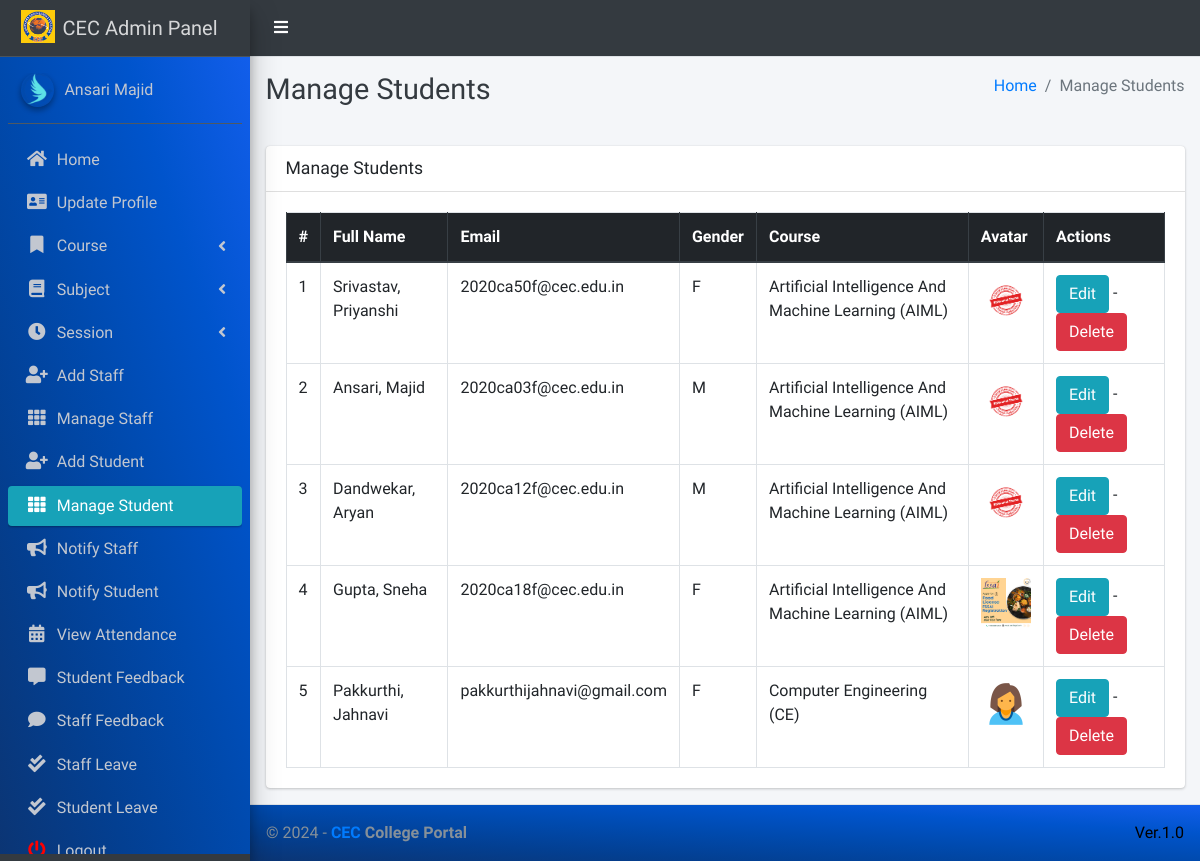
Page /student/manage/ (signed in) on the committed database.
### main_app/models.py (models this page shows, shortened)
class CustomUser(AbstractUser):
    USER_TYPE = ((1, "HOD"), (2, "Staff"), (3, "Student"))
    GENDER = [("M", "Male"), ("F", "Female")]
    username = None  # Removed username, using email instead
    email = models.EmailField(unique=True)
    user_type = models.CharField(default=1, choices=USER_TYPE, max_length=1)
    gender = models.CharField(max_length=1, choices=GENDER)
    profile_pic = models.ImageField()
    address = models.TextField()
    fcm_token = models.TextField(default="")  # For firebase notifications
    created_at = models.DateTimeField(auto_now_add=True)
    updated_at = models.DateTimeField(auto_now=True)
    USERNAME_FIELD = "email"
    REQUIRED_FIELDS = []
    objects = CustomUserManager()
    def __str__(self):
        return  self.first_name + " " + self.last_name

class Student(models.Model):
    admin = models.OneToOneField(CustomUser, on_delete=models.CASCADE)
    course = models.ForeignKey(Course, on_delete=models.DO_NOTHING, null=True, blank=False)
    session = models.ForeignKey(Session, on_delete=models.DO_NOTHING, null=True)

class Course(models.Model):
    name = models.CharField(max_length=120)
    created_at = models.DateTimeField(auto_now_add=True)
    updated_at = models.DateTimeField(auto_now=True)

### main_app/hod_views.py (the view)
# urls.py: path("student/manage/", hod_views.manage_student, name='manage_student'),
def manage_student(request):
    students = CustomUser.objects.filter(user_type=3)
    context = {
        'students': students,
        'page_title': 'Manage Students'
    }
    return render(request, "hod_template/manage_student.html", context)

### main_app/templates/hod_template/manage_student.html
{% extends 'main_app/base.html' %}
{% load static %}
{% block page_title %}{{page_title}}{% endblock page_title %}
{% block content %}
<section class="content">
    <div class="container-fluid">
        <div class="row">
            <div class="col-md-12">
                <div class="card">
                    <div class="card-header">
                        <h3 class="card-title">{{page_title}}</h3>
                    </div>
                    <div class="card-body">
                        <table id="example2" class="table table-bordered table-hover">
                            <thead class="thead-dark">
                                <tr>
                                    <th>#</th>
                                    <th>Full Name</th>
                                    <th>Email</th>
                                    <th>Gender</th>
                                    <th>Course</th>
                                    <th>Avatar</th>
                                    <th>Actions</th>
                                </tr>
                            </thead>
                            <tbody>
                                {% for student in students %}
                                <tr>
                                    <td>{{ forloop.counter }}</td>
                                    <td>{{student.last_name}}, {{student.first_name}}</td>
                                    <td>{{student.email}}</td>
                                    <td>{{student.gender}}</td>
                                    <td>{{student.student.course.name}}</td>
                                    <td>
                                        {% if student.profile_pic == ""  %}
                                        No Image
                                        {% else %}
                                        <img class="img img-fluid mb-2" height="56" width="56"
                                            src="{{student.profile_pic}}" alt="">
                                        {% endif %}
                                    </td>
                                    <td><a href="{% url 'edit_student' student.student.id %}" class="btn btn-info">Edit</a> -
                                        <a href="{% url 'delete_student' student.student.id %}" class="btn btn-danger" onclick="return confirm('Are you sure about this ?')">Delete</a>
                                    </td>
                                </tr>
                                {% endfor %}
                            </tbody>
                        </table>
                    </div>
                </div>
            </div>
        </div>
    </div>
</section>
{% endblock content %}

### main_app/templates/main_app/sidebar_template.html (shortened to what this page needs)
{% load static %}
<aside class="main-sidebar sidebar-dark-info elevation-4">
    {% if request.user.user_type == '1' %}
    <a href="{% url 'admin_home' %}" class="brand-link">
        <img src="{% static 'dist/img/CECLogo.jpg' %} " alt="CEC LOGO"
            class="brand-image " >
        <span class="brand-text font-weight-light" >CEC Admin Panel</span>
    </a>
    <div class="sidebar" style="background-image: linear-gradient(to right top, #0b3574, #033f91, #004aae, #0054cc, #125eeb);">
        <div class="user-panel mt-3 pb-3 mb-3 d-flex">
            <div class="image">
                <img src="{{ request.user.profile_pic}}" class="img-circle elevation-2" alt="User Image">
            </div>
            <div class="info">
                <a href="#" class="d-block">{{user}}</a>
            </div>
        </div>
        <nav class="mt-2">
            <ul class="nav nav-pills nav-sidebar flex-column" data-widget="treeview" role="menu" data-accordion="false">
                <li class="nav-item">
                    {% url 'admin_home' as admin_home %}
                    <a href="{{admin_home}}" class="nav-link {% if admin_home == request.path %} active {% endif %}">
                        <i class="nav-icon fas fa-home"></i>
                        <p>
                            Home
                        </p>
                    </a>
                </li>
                <li class="nav-item">
                    {% url 'admin_view_profile' as admin_view_profile %}
                    <a href="{{admin_view_profile}}"
                        class="nav-link {% if admin_view_profile == request.path %} active {% endif %}">
                        <i class="nav-icon fas fa-address-card"></i>
                        <p>
                            Update Profile
                        </p>
                    </a>
                </li>
                <li class="nav-item has-treeview">
                    <a href="#" class="nav-link" >
                        <i class="nav-icon fas fa-bookmark"></i>
                        <p>
                            Course
                            <i class="fas fa-angle-left right"></i>
                        </p>
                    </a>
                </li>
                <li class="nav-item has-treeview">
                    <a href="#" class="nav-link">
                        <i class="nav-icon fas fa-book"></i>
                        <p>
                            Subject
                            <i class="fas fa-angle-left right"></i>
                        </p>
                    </a>
                </li>
                <li class="nav-item has-treeview">
                    <a href="#" class="nav-link">
                        <i  class="nav-icon fas fa-clock"></i>
                        <p>
                            Session
                            <i class="fas fa-angle-left right"></i>
                        </p>
                    </a>
                </li>
                <li class="nav-item">
                    {% url 'add_staff' as add_staff %}
                    <a href="{{add_staff}}" class="nav-link {% if add_staff == request.path %} active {% endif %}">
                        <i class="nav-icon fas fa-user-plus"></i>
                        <p>
                            Add Staff
                        </p>
                    </a>
                </li>
                <li class="nav-item">
                    {% url 'manage_staff' as manage_staff %}
                    {% url 'edit_staff' staff_id as edit_staff %}
                    <a href="{{manage_staff}}"
                        class="nav-link {% if manage_staff == request.path or request.path == edit_staff %} active {% endif %}">
                        <i class="nav-icon fas fa-th"></i>
                        <p>
                            Manage Staff
                        </p>
                    </a>
                </li>
                <li class="nav-item">
                    {% url 'add_student' as add_student%}
                    <a href="{{add_student}}" class="nav-link  {% if add_student == request.path %} active {% endif %}">
                        <i class="nav-icon fas fa-user-plus"></i>
                        <p>
                            Add Student
                        </p>
                    </a>
                </li>
                <li class="nav-item">
                    {% url 'manage_student' as manage_student %}
                    {% url 'edit_student' student_id as edit_student %}
                    <a href="{{manage_student}}"
                        class="nav-link  {% if edit_student == request.path or manage_student == request.path %} active {% endif %}">
                        <i class="nav-icon fas fa-th"></i>
                        <p>
                            Manage Student
                        </p>
                    </a>
                </li>
                <li class="nav-item">
                    {% url 'admin_notify_staff' as admin_notify_staff %}
                    <a href="{{admin_notify_staff}}"
                        class="nav-link {% if admin_notify_staff == request.path %} active {% endif %}">
                        <i class="nav-icon fas fa-bullhorn"></i>
                        <p>
                            Notify Staff
                        </p>
                    </a>
                </li>
                <li class="nav-item">
                    {% url 'admin_notify_student' as admin_notify_student %}
                    <a href="{{admin_notify_student}}"
                        class="nav-link {% if admin_notify_student == request.path %} active {% endif %}">
                        <i class="nav-icon fas fa-bullhorn"></i>
                        <p>
                            Notify Student
                        </p>
                    </a>
                </li>
                <li class="nav-item">
                    {% url 'admin_view_attendance' as admin_view_attendance %}
                <li class="nav-item">
                    <a href="{{admin_view_attendance}}"
                        class="nav-link  {% if admin_view_attendance == request.path %} active {% endif %}">
                        <i class="nav-icon fas fa-calendar-alt"></i>
                        <p>
                            View Attendance
                        </p>
                    </a>
                </li>
                <li class="nav-item">
                    {% url 'student_feedback_message' as student_feedback_message %}
                    <a href="{{ student_feedback_message }}"
                        class="nav-link  {% if student_feedback_message == request.path %} active {% endif %}">
                        <i class="nav-icon fas fa-comment-alt"></i>
                        <p>
                            Student Feedback
                        </p>
                    </a>
                </li>
                <li class="nav-item">
                    {% url 'staff_feedback_message' as staff_feedback_message %}
                    <a href="{{staff_feedback_message}}"
                        class="nav-link   {% if staff_feedback_message == request.path %} active {% endif %}">
                        <i  class="nav-icon fas fa-comment"></i>
                        <p>
                            Staff Feedback
                        </p>
                    </a>
                </li>
                <li class="nav-item">
                    {% url 'view_staff_leave' as view_staff_leave %}
                    <a href="{{view_staff_leave}}"
                        class="nav-link  {% if view_staff_leave == request.path %} active {% endif %}">
                        <i  class="nav-icon fas fa-check-double"></i>
                        <p>
                            Staff Leave
                        </p>
                    </a>
                </li>
                <li class="nav-item">
                    {% url 'view_student_leave' as view_student_leave %}
                    <a href="{% url 'view_student_leave' %}"
                        class="nav-link  {% if view_student_leave == request.path %} active {% endif %}">
                        <i  class="nav-icon fas fa-check-double"></i>
                        <p>
                            Student Leave
                        </p>
                    </a>
                </li>
                                        {% endif %}
                                        <li class="nav-item">
                                            <a href="{% url 'user_logout' %}"
                                                onclick="return confirm('Your session would be terminated.\n\nProceed?')"
                                                class="nav-link">
                                                <i  style="color: #ff0000"  class="nav-icon fas fa-power-off"></i>
                                                <p>
                                                    Logout
                                                </p>
                                            </a>
                                        </li>
                                    </ul>
                                </nav>
                            </div>
</aside>

### rows in the picture
CustomUser: user.profile_pic (picture), first_name+last_name "Ansari Majid"
CustomUser: last_name "Srivastav", first_name "Priyanshi", email "2020ca50f@cec.edu.in", gender "F", student.course.name "Artificial Intelligence And Machine Learning (AIML)"
CustomUser: last_name "Ansari", first_name "Majid", email "2020ca03f@cec.edu.in", gender "M", student.course.name "Artificial Intelligence And Machine Learning (AIML)"
CustomUser: last_name "Dandwekar", first_name "Aryan", email "2020ca12f@cec.edu.in", gender "M", student.course.name "Artificial Intelligence And Machine Learning (AIML)"
CustomUser: last_name "Gupta", first_name "Sneha", email "2020ca18f@cec.edu.in", gender "F", student.course.name "Artificial Intelligence And Machine Learning (AIML)", shows a picture
CustomUser: last_name "Pakkurthi", first_name "Jahnavi", email "pakkurthijahnavi@gmail.com", gender "F", student.course.name "Computer Engineering (CE)", profile_pic (picture)

### other values in the picture
{{ page_title }} "Manage Students"
